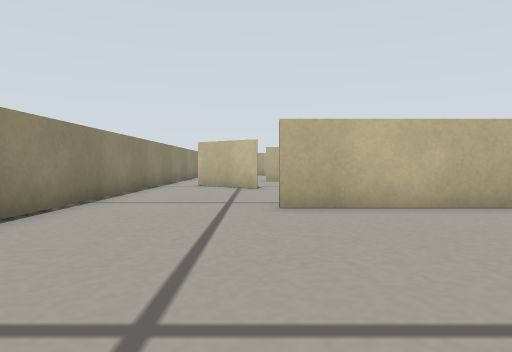
view 1 (above)

20 first-person views from a walk through a Gazebo world. The camera is 0.15 m above the floor, tilts 2° down and sees 75° across. The floor is counted in squares, 0.2 m on a side. Each view is taken from the middle of a square. On the plan, view 1 faces up. The plan holds only what a view shows up to about 11 squares ahead; the rest is blank.

view 2
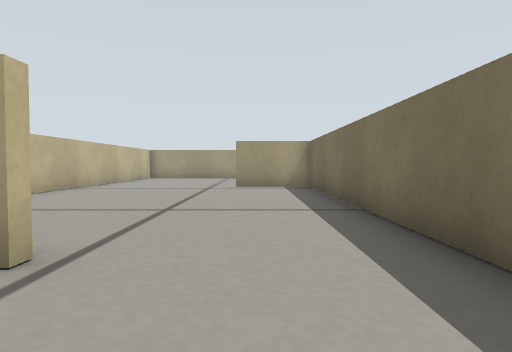

view 3
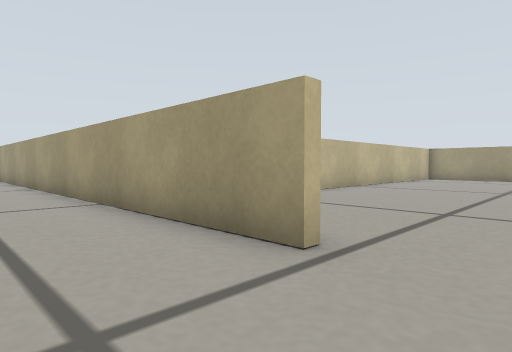

view 4
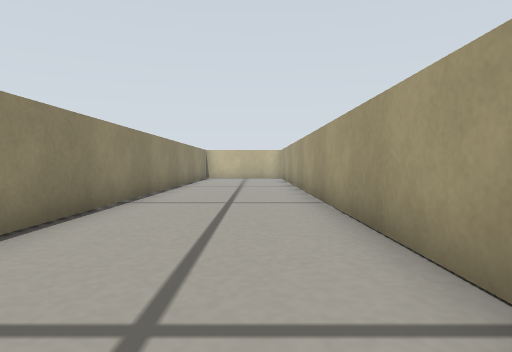

view 5
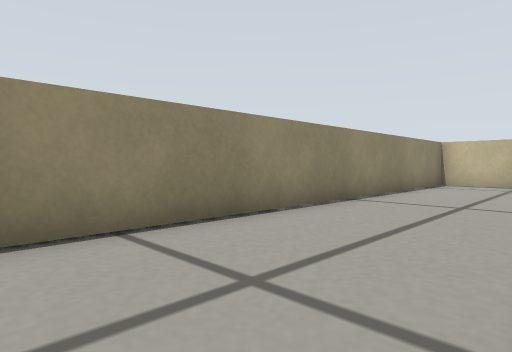

view 6
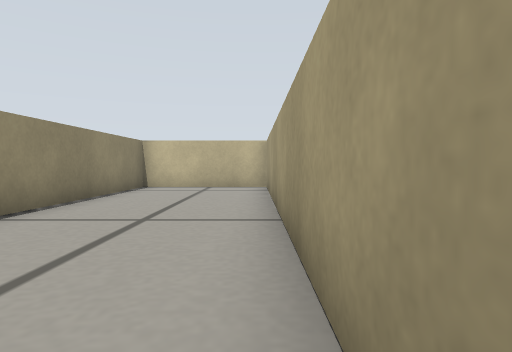

view 7
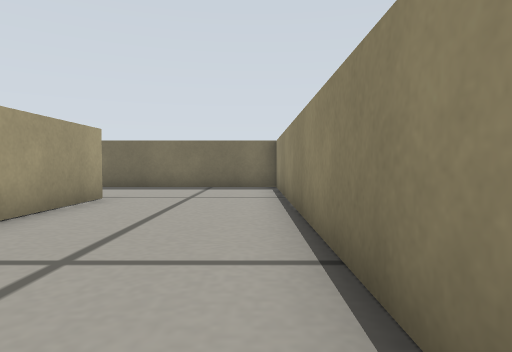

view 8
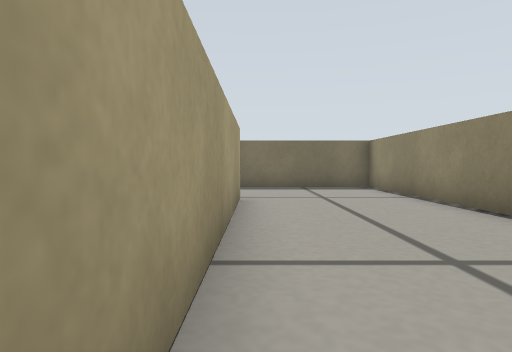

view 9
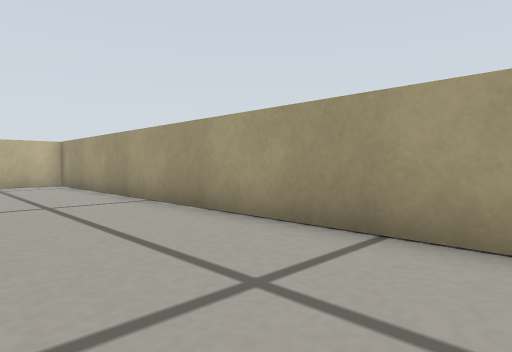

view 10
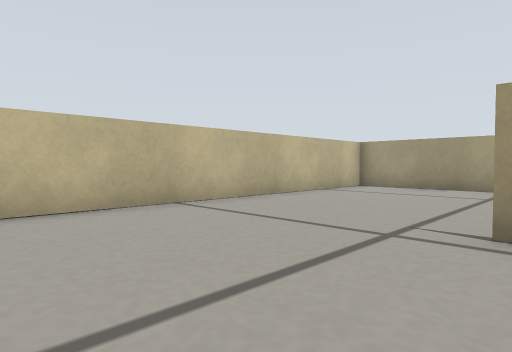

view 11
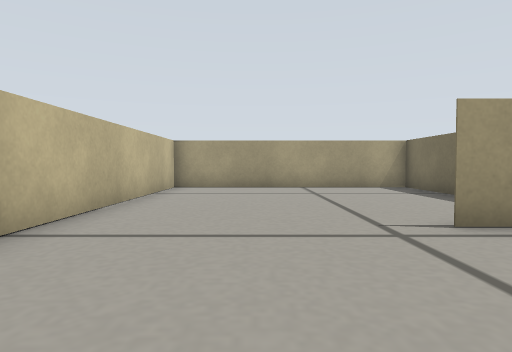

view 12
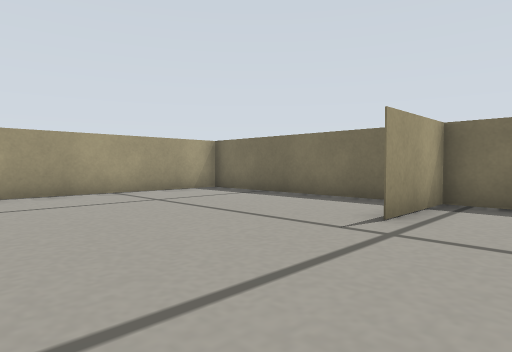

view 13
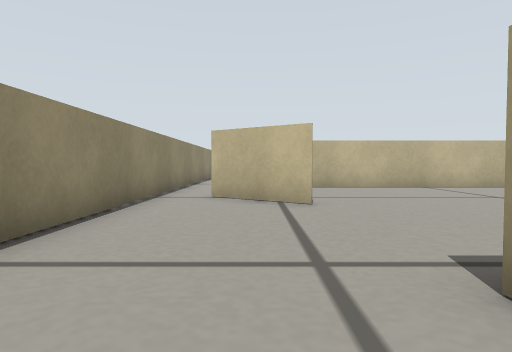

view 14
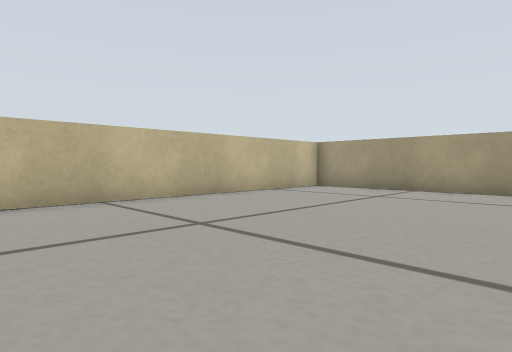

view 15
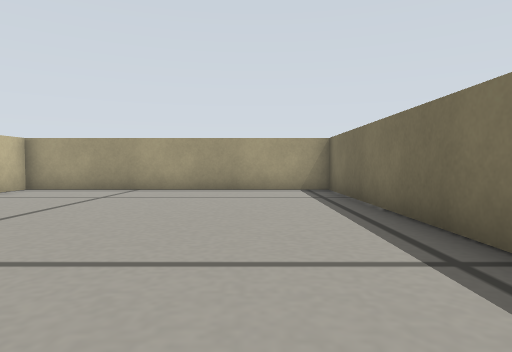

view 16
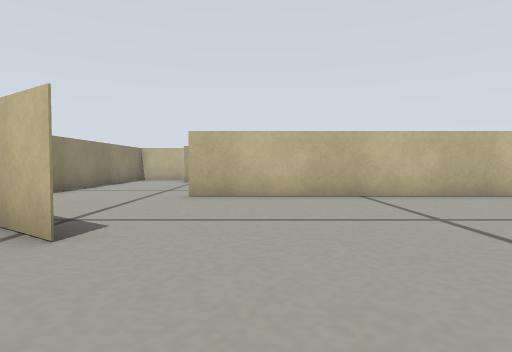

view 17
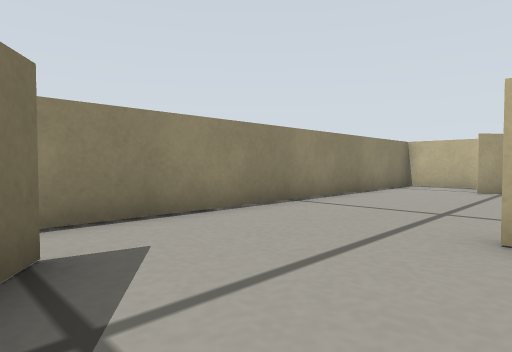

view 18
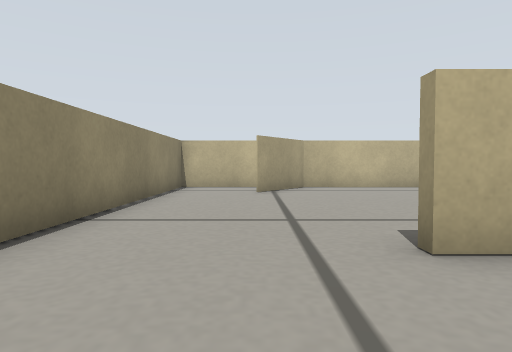

view 19
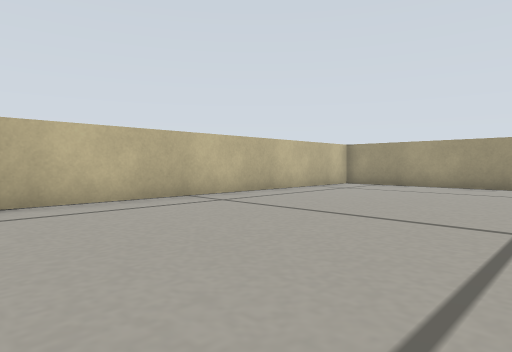

view 20
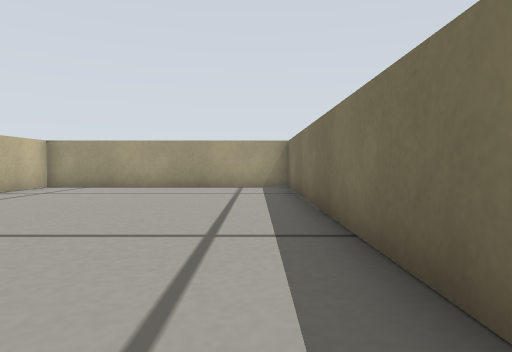

### Floor plan
Ten units are one square. View 1 is at (0, 0); x grows to the right and y downward. Boxes are objects, and circles mark ways between rooms. Rooms are numbered by the first view taken in them; rooms with no view inside come last. Other rooms are left out.
<svg viewBox="-82 -233 204 257">
<path fill="none" stroke="#000" d="M46 -56 4 -56M49 19 49 -8M-34 -54 -34 -44M-35 17 50 18M-37 -16 -37 -224M-36 -227 -77 -227 -77 17 -35 17M46 -59 117 -59 117 -147 4 -147M1 -101 -20 -116 -15 -113M-34 -145 -34 -54M22 -150 117 -150 117 -227 -34 -227 -34 -145M6 -228 -10 -208M50 18 117 18 117 -56 46 -56"/>
<circle cx="-30" cy="0" r="3" fill="#2a7"/>
<circle cx="-10" cy="-60" r="3" fill="#2a7"/>
<circle cx="50" cy="-30" r="3" fill="#2a7"/>
<circle cx="-10" cy="-150" r="3" fill="#2a7"/>
<text x="10" y="-20">1</text>
<text x="-60" y="-110">2</text>
<text x="50" y="-100">3</text>
<text x="40" y="-190">4</text>
<text x="80" y="-20">5</text>
</svg>
Room 1 opens to room 2. Room 1 opens to room 3. Room 1 opens to room 5. Room 3 opens to room 4.

Where each view was taken, in squares from view 1:
view 1: 0 up, 0 right, facing up
view 2: 0 up, 6 left, facing right
view 3: 0 up, 6 left, facing up-right
view 4: 5 up, 5 left, facing up
view 5: 10 up, 4 left, facing up-left
view 6: 12 up, 4 left, facing up
view 7: 9 up, 7 left, facing down
view 8: 9 up, 4 left, facing down
view 9: 10 up, 7 left, facing up-right
view 10: 0 up, 1 right, facing up-right
view 11: 3 up, 1 right, facing right
view 12: 5 up, 3 right, facing down-right
view 13: 4 up, 1 left, facing up
view 14: 8 up, 2 right, facing up-right
view 15: 8 up, 2 right, facing right
view 16: 7 up, 2 right, facing up
view 17: 11 up, 1 right, facing up-left
view 18: 12 up, 1 left, facing up
view 19: 16 up, 0 right, facing up-right
view 20: 16 up, 1 right, facing right
